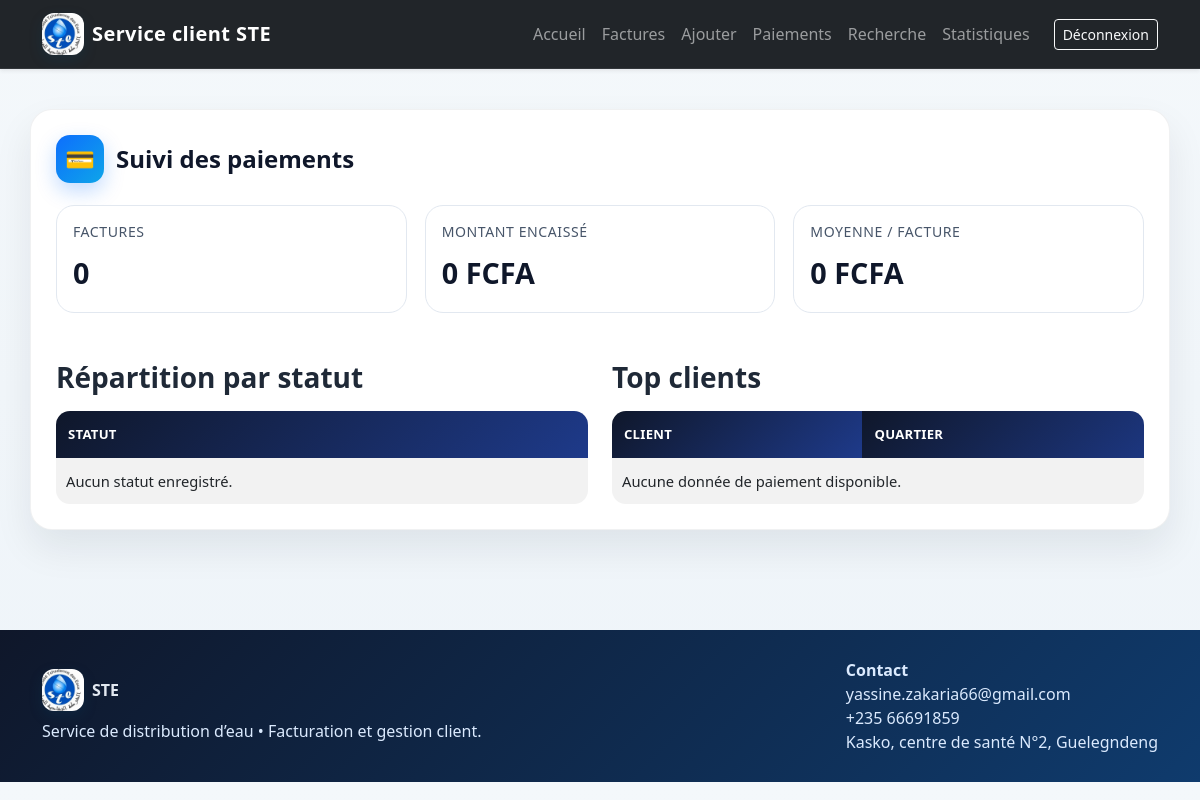
The page /paiements/ (signed in) on the database as committed earlier.
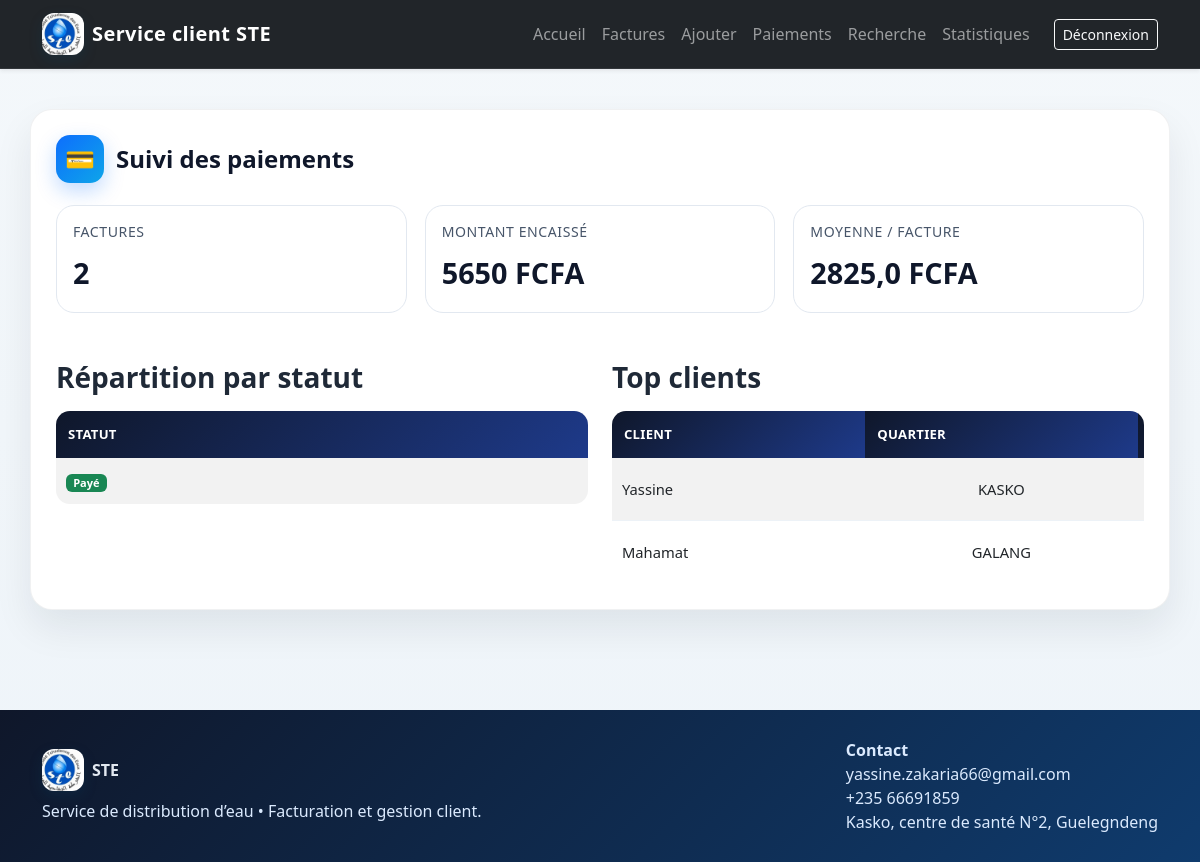
The same page on the database as committed later.
### factures/models.py (models this page shows, shortened)
class Facture(models.Model):
    QUARTIER_CHOICES = [
        ("", ""),
        ("KASKO", "KASKO"),
        ("GALANG", "GALANG"),
        ("AZIGARANG", "AZIGARANG"),
        ("CENTRE", "CENTRE"),
        ("YADAWA", "YADAWA"),
        ("MBAKTAR", "MBAKTAR"),
    ]
    STATUT_PAIEMENT_CHOICES = [
        ("en_attente", "En attente"),
        ("paye", "Payé"),
        ("partiel", "Partiel"),
        ("impaye", "Impayé"),
    ]
    numero_facture = models.CharField(max_length=20, unique=True, blank=True, editable=False, verbose_name="N° Facture")
    matricule_client = models.CharField(max_length=30, blank=True, editable=False, verbose_name="Matricule Client")
    nom_client = models.CharField(max_length=100, verbose_name="Nom Client")
    quartier = models.CharField(max_length=100, choices=QUARTIER_CHOICES, default="KASKO", verbose_name="Quartier")
    numero_quartier = models.CharField(max_length=20, default="125")
    calibre = models.IntegerField(default=3)
    ancien_index = models.IntegerField()
    nouvel_index = models.IntegerField()
    conso = models.IntegerField(editable=False, default=0)
    mt_ht = models.IntegerField(editable=False, default=0, verbose_name="Montant Consommation")
    location_compteur = models.IntegerField(default=230)
    entretien_branchement = models.IntegerField(default=345)
    mois = models.CharField(max_length=30, default="SEPTEMBRE 2026")
    date_facture = models.DateField(default=datetime.date.today)
    net_a_payer = models.IntegerField(editable=False, default=0)
    statut_paiement = models.CharField(
        max_length=20,
        choices=STATUT_PAIEMENT_CHOICES,
        default="en_attente",
        verbose_name="Statut du paiement",
    )

### factures/views.py (the view)
# urls.py: path('paiements/', views.paiement, name='paiements'),
@login_required(login_url='login')
@user_passes_test(is_admin, login_url='login')
def paiement(request):
    total_factures = Facture.objects.count()
    total_encaisse = Facture.objects.aggregate(Sum('net_a_payer'))['net_a_payer__sum'] or 0
    moyenne_facture = Facture.objects.aggregate(Avg('net_a_payer'))['net_a_payer__avg'] or 0
    meilleurs_clients = Facture.objects.order_by('-net_a_payer')[:5]
    status_summary = list(
        Facture.objects.values('statut_paiement').annotate(count=Count('id')).order_by('statut_paiement')
    )
    status_labels = []
    status_values = []
    status_mapping = {
        'en_attente': 'En attente',
        'paye': 'Payé',
        'partiel': 'Partiel',
        'impaye': 'Impayé',
    }
    for item in status_summary:
        status_labels.append(status_mapping.get(item['statut_paiement'], item['statut_paiement']))
        status_values.append(item['count'])
    context = {
        'total_factures': total_factures,
        'total_encaisse': total_encaisse,
        'moyenne_facture': round(moyenne_facture, 2),
        'meilleurs_clients': meilleurs_clients,
        'status_summary': status_summary,
        'status_labels': status_labels,
        'status_values': status_values,
    }
    return render(request, 'factures/paiements.html', context)

### factures/views.py (called while the page is built)
def is_admin(user):
    return user.is_authenticated and user.is_staff

### factures/templates/factures/paiements.html (shortened to what this page needs)
{% extends 'base.html' %}
{% block content %}
<div class="container page-shell">
    <div class="page-card">
        <div class="page-header">
            <div class="title-wrap">
                <div class="title-icon">💳</div>
                <h2>Suivi des paiements</h2>
            </div>
        </div>
        <div class="stat-list">
            <div class="stat-box">
                <h4>Factures</h4>
                <strong>{{ total_factures }}</strong>
            </div>
            <div class="stat-box">
                <h4>Montant encaissé</h4>
                <strong>{{ total_encaisse }} FCFA</strong>
            </div>
            <div class="stat-box">
                <h4>Moyenne / facture</h4>
                <strong>{{ moyenne_facture }} FCFA</strong>
            </div>
        </div>
        <div class="row mt-4 g-4">
            <div class="col-lg-6">
                <h3 class="fw-bold mb-3">Répartition par statut</h3>
                <div class="table-responsive">
                    <table class="table table-striped align-middle">
                        <thead>
                            <tr>
                                <th>Statut</th>
                            </tr>
                        </thead>
                        <tbody>
                            {% for item in status_summary %}
                            <tr>
                                <td>
                                    {% if item.statut_paiement == 'paye' %}<span class="badge bg-success">Payé</span>
                                    {% elif item.statut_paiement == 'partiel' %}<span class="badge bg-warning text-dark">Partiel</span>
                                    {% elif item.statut_paiement == 'impaye' %}<span class="badge bg-danger">Impayé</span>
                                    {% else %}<span class="badge bg-secondary">En attente</span>
                                    {% endif %}
                                </td>
                            </tr>
                            {% empty %}
                            <tr><td colspan="2" class="empty-box">Aucun statut enregistré.</td></tr>
                            {% endfor %}
                        </tbody>
                    </table>
                </div>
            </div>
            <div class="col-lg-6">
                <h3 class="fw-bold mb-3">Top clients</h3>
                <div class="table-responsive">
                    <table class="table table-striped align-middle">
                        <thead>
                            <tr>
                                <th>Client</th>
                                <th>Quartier</th>
                                <th>Montant</th>
                            </tr>
                        </thead>
                        <tbody>
                            {% for facture in meilleurs_clients %}
                            <tr>
                                <td>{{ facture.nom_client }}</td>
                                <td>{{ facture.quartier }}</td>
                                <td><span class="badge-total">{{ facture.net_a_payer }} FCFA</span></td>
                            </tr>
                            {% empty %}
                            <tr>
                                <td colspan="4" class="empty-box">Aucune donnée de paiement disponible.</td>
                            </tr>
                            {% endfor %}
                        </tbody>
                    </table>
                </div>
            </div>
        </div>
    </div>
</div>
{% endblock %}

### templates/base.html (shortened to what this page needs)
{% load static %}
<!DOCTYPE html>
<html lang="fr">
<head>
    <link href="https://cdn.jsdelivr.net/npm/bootstrap@5.3.0/dist/css/bootstrap.min.css" rel="stylesheet">
    <link rel="stylesheet" href="{% static 'factures/css/styles.css' %}">
</head>
<body>
    {% include 'includes/navbar.html' %}
    <main>
        {% block content %}{% endblock %}
    </main>
    <footer class="site-footer">
        <div class="container footer-inner">
            <div>
                <div class="d-flex align-items-center gap-2 mb-2">
                    <img src="{% static 'factures/images/ste_logo.jpg' %}" alt="Logo STE" class="brand-logo small-brand">
                    <strong>STE</strong>
                </div>
                <p>Service de distribution d’eau • Facturation et gestion client.</p>
            </div>
            <div>
                <p><strong>Contact</strong></p>
                <p>yassine.zakaria66@gmail.com</p>
                <p>+235 66691859</p>
                <p>Kasko, centre de santé N°2, Guelegndeng</p>
            </div>
        </div>
    </footer>
</body>
</html>

### templates/includes/navbar.html (shortened to what this page needs)
{% load static %}
<nav class="navbar navbar-expand-lg navbar-dark bg-dark shadow-sm">
    <div class="container">
        <a class="navbar-brand fw-bold d-flex align-items-center gap-2" href="{% if user.is_authenticated and user.is_staff %}{% url 'dashboard' %}{% elif user.is_authenticated %}{% url 'client_space' %}{% else %}{% url 'home' %}{% endif %}">
            <img src="{% static 'factures/images/ste_logo.jpg' %}" alt="Logo STE" class="brand-logo">
            <span>Service client STE</span>
        </a>
        <div class="collapse navbar-collapse" id="mainNavbar">
            <ul class="navbar-nav ms-auto align-items-lg-center">
                {% if user.is_authenticated and user.is_staff %}
                    <li class="nav-item"><a class="nav-link" href="{% url 'dashboard' %}">Accueil</a></li>
                    <li class="nav-item"><a class="nav-link" href="{% url 'liste_factures' %}">Factures</a></li>
                    <li class="nav-item"><a class="nav-link" href="{% url 'ajouter' %}">Ajouter</a></li>
                    <li class="nav-item"><a class="nav-link" href="{% url 'paiements' %}">Paiements</a></li>
                    <li class="nav-item"><a class="nav-link" href="{% url 'recherche_factures' %}">Recherche</a></li>
                    <li class="nav-item"><a class="nav-link" href="{% url 'statistiques_avancees' %}">Statistiques</a></li>
                {% elif user.is_authenticated and user.groups.exists %}
                    <li class="nav-item"><a class="nav-link" href="{% url 'agent_space' %}">Collecte</a></li>
                    <li class="nav-item"><a class="nav-link" href="{% url 'ajouter' %}">Saisie</a></li>
                    <li class="nav-item"><a class="nav-link" href="{% url 'liste_factures' %}">Factures</a></li>
                {% elif user.is_authenticated %}
                    <li class="nav-item"><a class="nav-link" href="{% url 'client_space' %}">Mon espace</a></li>
                {% else %}
                    <li class="nav-item"><a class="nav-link" href="{% url 'home' %}">Accueil</a></li>
                    <li class="nav-item"><a class="nav-link" href="{% url 'contact' %}">Contact</a></li>
                    <li class="nav-item"><a class="nav-link" href="{% url 'login' %}">Connexion</a></li>
                {% endif %}
                {% if user.is_authenticated %}
                    <li class="nav-item ms-lg-3">
                        <a class="btn btn-outline-light btn-sm" href="{% url 'logout' %}">Déconnexion</a>
                    </li>
                {% else %}
                    <li class="nav-item ms-lg-3">
                        <a class="btn btn-primary btn-sm" href="{% url 'login' %}">Connexion</a>
                    </li>
                {% endif %}
            </ul>
        </div>
    </div>
</nav>

### factures/static/factures/css/styles.css (style rules this page uses)
body { background: linear-gradient(180deg, #f4f8fb 0%, #eef4f9 100%); color: #1f2937; font-family: 'Segoe UI', Tahoma, Geneva, Verdana, sans-serif; -webkit-font-smoothing: antialiased; text-rendering: optimizeLegibility; }
button, a, input, select, textarea { -webkit-tap-highlight-color: transparent; touch-action: manipulation; }
.site-footer { margin-top: 40px; background: linear-gradient(135deg, #0f172a, #0f3b6d); color: #e2e8f0; padding: 28px 0; }
.footer-inner { display: flex; justify-content: space-between; align-items: center; gap: 18px; flex-wrap: wrap; }
.footer-inner p { margin: 0; color: #dbeafe; }
.small-brand { width: 28px; height: 28px; }
.navbar-brand { letter-spacing: 0.02em; }
.navbar { border-bottom: 1px solid rgba(255,255,255,0.08); }
.page-shell { padding: 40px 0 60px; }
.page-card { background: #ffffff; border: 1px solid rgba(15, 23, 42, 0.06); border-radius: 22px; box-shadow: 0 18px 38px rgba(15, 23, 42, 0.08); padding: 25px; }
.page-header { display: flex; justify-content: space-between; align-items: center; gap: 16px; margin-bottom: 22px; flex-wrap: wrap; }
.title-wrap { display: flex; align-items: center; gap: 12px; }
.title-icon { width: 48px; height: 48px; display: flex; align-items: center; justify-content: center; background: linear-gradient(135deg, #0d6efd, #0ea5e9); border-radius: 14px; color: white; font-size: 1.5rem; box-shadow: 0 8px 20px rgba(13, 110, 253, 0.25); }
.page-header h2 { margin: 0; font-size: clamp(1.5rem, 2vw, 2.2rem); font-weight: 700; color: #0f172a; }
.table-responsive { border-radius: 14px; overflow-x: auto; }
.table { margin-bottom: 0; border-collapse: separate; border-spacing: 0; min-width: 1150px; }
.table thead th { background: linear-gradient(135deg, #0f172a, #1e3a8a); color: white; font-size: 0.82rem; font-weight: 600; letter-spacing: 0.02em; text-transform: uppercase; padding: 14px 12px; border: none; vertical-align: middle; }
.table tbody td { padding: 12px 10px; border-bottom: 1px solid #edf2f7; vertical-align: middle; font-size: 0.92rem; background: #fff; text-align: center; }
.table thead th:first-child, .table tbody td:first-child { text-align: left; }
.table tbody tr:last-child td { border-bottom: none; }
.brand-logo { width: 42px; height: 42px; object-fit: cover; border-radius: 12px; box-shadow: 0 5px 14px rgba(12, 74, 110, 0.2); }
.stat-list { display: grid; grid-template-columns: repeat(auto-fit, minmax(200px, 1fr)); gap: 18px; margin-top: 18px; }
.stat-box { background: #fff; border: 1px solid #e2e8f0; border-radius: 18px; padding: 18px 16px; }
.stat-box h4 { margin: 0 0 10px; color: #475569; font-size: 0.88rem; text-transform: uppercase; letter-spacing: 0.04em; }
.stat-box strong { font-size: 1.8rem; color: #0f172a; }

Rows that differ between the two databases and show on the page:
added Facture: nom_client "Yassine", quartier "KASKO"
added Facture: nom_client "Mahamat", quartier "GALANG"
Other text that changed with them:
{{ total_factures }}: "0" → "2"
{{ total_encaisse }}: "0" → "5650"
{{ moyenne_facture }}: "0" → "2825,0"
new list line: "Payé"
text no longer shown: "Aucun statut enregistré. Aucune donnée de paiement disponible."
